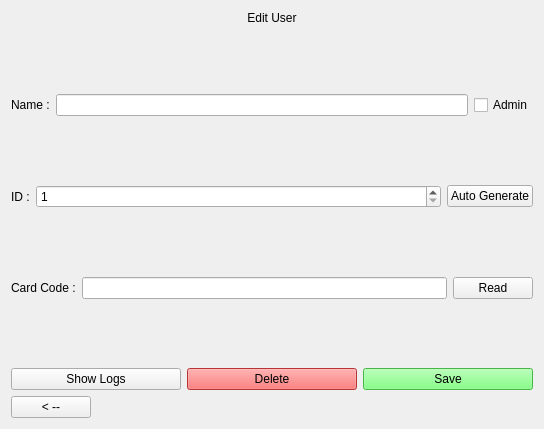
<?xml version="1.0" encoding="UTF-8"?>
<ui version="4.0">
 <class>Page</class>
 <widget class="QWidget" name="Page">
  <property name="geometry">
   <rect>
    <x>0</x>
    <y>0</y>
    <width>544</width>
    <height>429</height>
   </rect>
  </property>
  <property name="windowTitle">
   <string>Form</string>
  </property>
  <layout class="QGridLayout" name="gridLayout">
   <item row="0" column="0">
    <layout class="QVBoxLayout" name="verticalLayout" stretch="0,0,1,0,1,0,1,0,0,0">
     <item>
      <widget class="QLabel" name="labelTitle">
       <property name="sizePolicy">
        <sizepolicy hsizetype="Preferred" vsizetype="Fixed">
         <horstretch>0</horstretch>
         <verstretch>0</verstretch>
        </sizepolicy>
       </property>
       <property name="text">
        <string>Edit User</string>
       </property>
       <property name="alignment">
        <set>Qt::AlignCenter</set>
       </property>
      </widget>
     </item>
     <item>
      <spacer name="verticalSpacer_4">
       <property name="orientation">
        <enum>Qt::Vertical</enum>
       </property>
       <property name="sizeHint" stdset="0">
        <size>
         <width>20</width>
         <height>40</height>
        </size>
       </property>
      </spacer>
     </item>
     <item>
      <layout class="QHBoxLayout" name="horizontalLayout_2" stretch="0,1,0">
       <item>
        <widget class="QLabel" name="label_2">
         <property name="text">
          <string>Name :</string>
         </property>
        </widget>
       </item>
       <item>
        <widget class="QLineEdit" name="fieldName"/>
       </item>
       <item>
        <widget class="QCheckBox" name="checkBoxAdmin">
         <property name="text">
          <string>Admin</string>
         </property>
        </widget>
       </item>
      </layout>
     </item>
     <item>
      <spacer name="verticalSpacer_3">
       <property name="orientation">
        <enum>Qt::Vertical</enum>
       </property>
       <property name="sizeHint" stdset="0">
        <size>
         <width>20</width>
         <height>40</height>
        </size>
       </property>
      </spacer>
     </item>
     <item>
      <layout class="QHBoxLayout" name="horizontalLayout_3" stretch="0,1,0">
       <item>
        <widget class="QLabel" name="label_3">
         <property name="text">
          <string>ID :</string>
         </property>
        </widget>
       </item>
       <item>
        <widget class="QSpinBox" name="spinBoxId">
         <property name="readOnly">
          <bool>false</bool>
         </property>
         <property name="minimum">
          <number>1</number>
         </property>
         <property name="maximum">
          <number>999999999</number>
         </property>
        </widget>
       </item>
       <item>
        <widget class="QPushButton" name="pushButton">
         <property name="text">
          <string>Auto Generate</string>
         </property>
        </widget>
       </item>
      </layout>
     </item>
     <item>
      <spacer name="verticalSpacer_2">
       <property name="orientation">
        <enum>Qt::Vertical</enum>
       </property>
       <property name="sizeHint" stdset="0">
        <size>
         <width>20</width>
         <height>40</height>
        </size>
       </property>
      </spacer>
     </item>
     <item>
      <layout class="QHBoxLayout" name="horizontalLayout_4">
       <item>
        <layout class="QHBoxLayout" name="horizontalLayout_5" stretch="0,1,0">
         <item>
          <widget class="QLabel" name="label">
           <property name="text">
            <string>Card Code :</string>
           </property>
          </widget>
         </item>
         <item>
          <widget class="QLineEdit" name="lineEditCardCode"/>
         </item>
         <item>
          <widget class="QPushButton" name="buttonRead">
           <property name="text">
            <string>Read</string>
           </property>
           <property name="checkable">
            <bool>true</bool>
           </property>
          </widget>
         </item>
        </layout>
       </item>
      </layout>
     </item>
     <item>
      <spacer name="verticalSpacer">
       <property name="orientation">
        <enum>Qt::Vertical</enum>
       </property>
       <property name="sizeHint" stdset="0">
        <size>
         <width>20</width>
         <height>40</height>
        </size>
       </property>
      </spacer>
     </item>
     <item>
      <layout class="QHBoxLayout" name="horizontalLayout_6">
       <item>
        <widget class="QPushButton" name="buttonShowLogs">
         <property name="sizePolicy">
          <sizepolicy hsizetype="Minimum" vsizetype="Fixed">
           <horstretch>0</horstretch>
           <verstretch>0</verstretch>
          </sizepolicy>
         </property>
         <property name="text">
          <string>Show Logs</string>
         </property>
        </widget>
       </item>
       <item>
        <widget class="QPushButton" name="buttonDelete">
         <property name="styleSheet">
          <string notr="true">QPushButton{
	background-color:rgb(255, 75, 75);
}</string>
         </property>
         <property name="text">
          <string>Delete</string>
         </property>
        </widget>
       </item>
       <item>
        <widget class="QPushButton" name="buttonSave">
         <property name="styleSheet">
          <string notr="true">QPushButton{
	background-color:rgb(100, 255, 100);
}</string>
         </property>
         <property name="text">
          <string>Save</string>
         </property>
        </widget>
       </item>
      </layout>
     </item>
     <item>
      <layout class="QHBoxLayout" name="horizontalLayout">
       <item>
        <widget class="QPushButton" name="buttonExit">
         <property name="text">
          <string>&lt; --</string>
         </property>
        </widget>
       </item>
       <item>
        <spacer name="horizontalSpacer">
         <property name="orientation">
          <enum>Qt::Horizontal</enum>
         </property>
         <property name="sizeHint" stdset="0">
          <size>
           <width>40</width>
           <height>20</height>
          </size>
         </property>
        </spacer>
       </item>
      </layout>
     </item>
    </layout>
   </item>
  </layout>
 </widget>
 <resources/>
 <connections>
  <connection>
   <sender>buttonExit</sender>
   <signal>clicked()</signal>
   <receiver>Page</receiver>
   <slot>exitPressed()</slot>
   <hints>
    <hint type="sourcelabel">
     <x>91</x>
     <y>264</y>
    </hint>
    <hint type="destinationlabel">
     <x>8</x>
     <y>125</y>
    </hint>
   </hints>
  </connection>
  <connection>
   <sender>buttonDelete</sender>
   <signal>clicked()</signal>
   <receiver>Page</receiver>
   <slot>deletePressed()</slot>
   <hints>
    <hint type="sourcelabel">
     <x>259</x>
     <y>279</y>
    </hint>
    <hint type="destinationlabel">
     <x>7</x>
     <y>168</y>
    </hint>
   </hints>
  </connection>
  <connection>
   <sender>buttonSave</sender>
   <signal>clicked()</signal>
   <receiver>Page</receiver>
   <slot>savePressed()</slot>
   <hints>
    <hint type="sourcelabel">
     <x>381</x>
     <y>279</y>
    </hint>
    <hint type="destinationlabel">
     <x>10</x>
     <y>209</y>
    </hint>
   </hints>
  </connection>
  <connection>
   <sender>buttonShowLogs</sender>
   <signal>clicked()</signal>
   <receiver>Page</receiver>
   <slot>showLogsPressed()</slot>
   <hints>
    <hint type="sourcelabel">
     <x>282</x>
     <y>235</y>
    </hint>
    <hint type="destinationlabel">
     <x>6</x>
     <y>154</y>
    </hint>
   </hints>
  </connection>
  <connection>
   <sender>pushButton</sender>
   <signal>clicked()</signal>
   <receiver>Page</receiver>
   <slot>generatePressed()</slot>
   <hints>
    <hint type="sourcelabel">
     <x>381</x>
     <y>131</y>
    </hint>
    <hint type="destinationlabel">
     <x>7</x>
     <y>96</y>
    </hint>
   </hints>
  </connection>
  <connection>
   <sender>buttonRead</sender>
   <signal>clicked()</signal>
   <receiver>Page</receiver>
   <slot>readCardPressed()</slot>
   <hints>
    <hint type="sourcelabel">
     <x>342</x>
     <y>176</y>
    </hint>
    <hint type="destinationlabel">
     <x>6</x>
     <y>76</y>
    </hint>
   </hints>
  </connection>
 </connections>
 <slots>
  <slot>exitPressed()</slot>
  <slot>deletePressed()</slot>
  <slot>savePressed()</slot>
  <slot>showLogsPressed()</slot>
  <slot>generatePressed()</slot>
  <slot>readCardPressed()</slot>
 </slots>
</ui>
